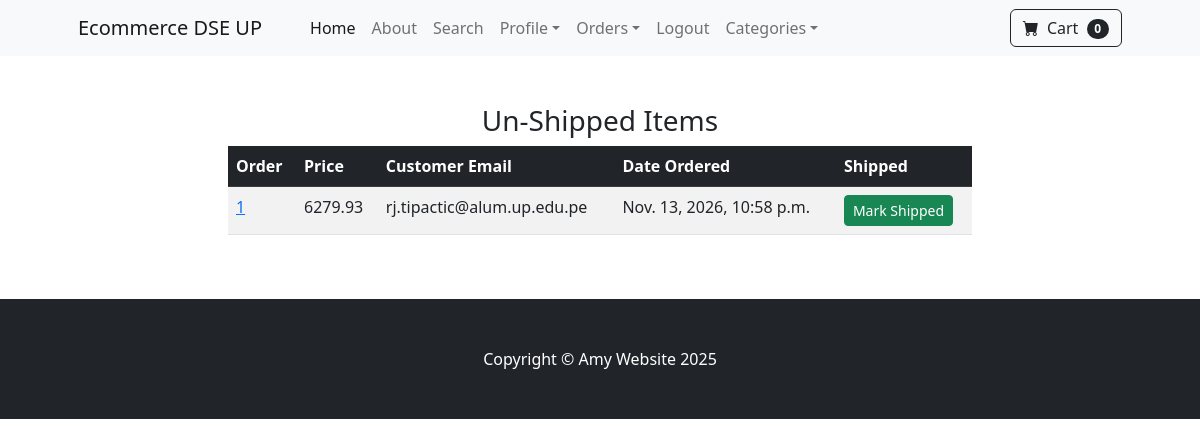
Page /payment/not_shipped_dash (signed in) on the committed database.
### payment/models.py (models this page shows, shortened)
class Order(models.Model):
    user = models.ForeignKey(User, on_delete=models.CASCADE, null=True, blank=True)
    full_name = models.CharField(max_length=250)
    email = models.EmailField(max_length=250)
    shipping_address = models.TextField(max_length=15000)
    amount_paid = models.DecimalField(max_digits=7, decimal_places=2)
    date_ordered = models.DateTimeField(auto_now_add=True)
    shipped = models.BooleanField(default=False)
    date_shipped = models.DateTimeField(blank=True, null=True)

### payment/views.py (the view, shortened to what this page needs)
# urls.py: path('not_shipped_dash', views.not_shipped_dash, name='not_shipped_dash'),
def not_shipped_dash(request):
    if request.user.is_authenticated and request.user.is_superuser:
        orders = Order.objects.filter(shipped=False)
        return render(request, "payment/not_shipped_dash.html", {'orders': orders})
    else:
        messages.success(request, "Access Denied")
        return redirect('home')

### cart/cart.py (called while the page is built)
    def __len__(self):
        return len(self.cart)

### cart/context_processors.py (called while the page is built)
def cart(request):
    return {'cart': Cart(request)}

### payment/templates/payment/not_shipped_dash.html (shortened to what this page needs)
{% extends 'base.html' %}
{% block content %}
<div class="container">
    <div class="row">
        <center>
            <div class="col-8">
                <br/><br/>
                <h3>Un-Shipped Items</h3>
                <table class="table table-striped table-hover table-ordered">
                    <thead class="table-dark">
                        <tr>
                            <th scope="col">Order</th>
                            <th scope="col">Price</th>
                            <th scope="col">Customer Email</th>
                            <th scope="col">Date Ordered</th>
                            <th scope="col">Shipped</th>
                        </tr>
                    </thead>
                    <tbody>
                        {% for item in orders %}
                        <tr>
                            <td><a href="{% url 'orders' item.id %}">{{ item.id }}</a></td>
                            <td>{{ item.amount_paid }}</td>
                            <td>{{ item.email }}</td>
                            <td>{{ item.date_ordered }}</td>
                            <td>
                                <form method="POST">
                                    <button type="submit" class="btn btn-success btn-sm">Mark Shipped</button>
                                </form>
                            </td>
                        </tr>
                        {% endfor %}
                    </tbody>
                </table>
                <br/><br/>
            </div>
        </center>
    </div>
</div>
{% endblock %}

### rows in the picture
Order: id "1", amount_paid "6279.93", email "rj.tipactic@alum.up.edu.pe", date_ordered "Nov. 13, 2026, 10:58 p.m."

### other values in the picture
{{ cart|length }} "0"
